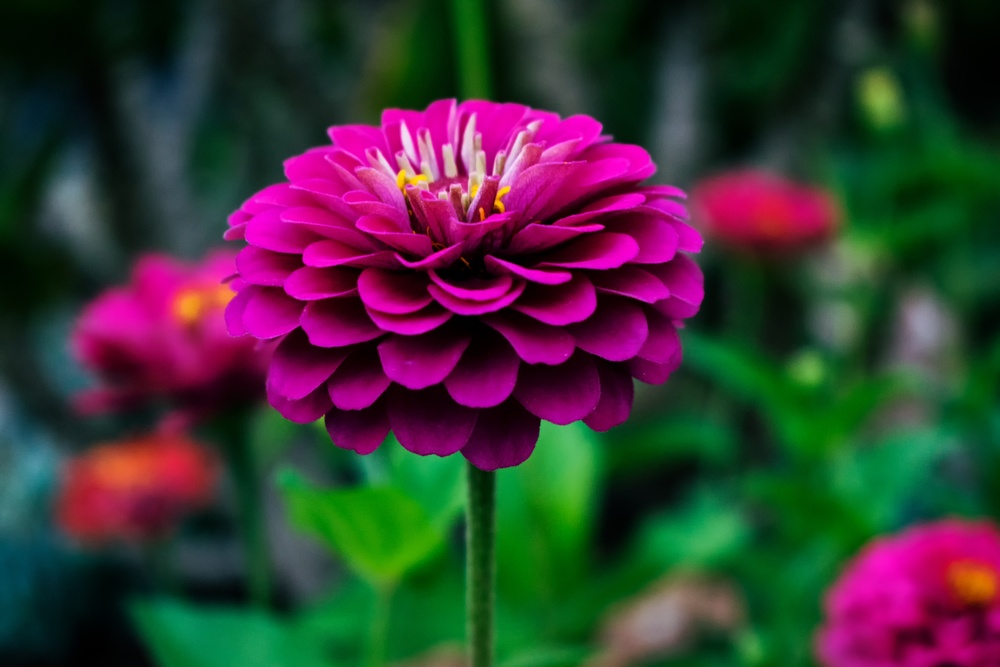
#> input picture task2/img.jpg, 1000 x 667 px, shrunk from 6000 x 4000 before the run
$ jupyter execute task2.ipynb
#> lines starting #> are read from the running program, lines starting #| are printed output that depends on the picture
[cell 1]
import numpy as np
import cv2
import matplotlib.pyplot as plt
image = cv2.imread('img.jpg')
#> image is the input picture: shape (667, 1000, 3); mean B, G, R 53.9, 53.8, 59.7
image_gray = cv2.cvtColor(image, cv2.COLOR_BGR2GRAY)
plt.imshow(image_gray, cmap='gray')

[cell 2]
#task1 Gaussian
mean = 0
stddev = 100
noise_gauss = np.zeros(image_gray.shape, np.uint8)
cv2.randn(noise_gauss, mean, stddev)
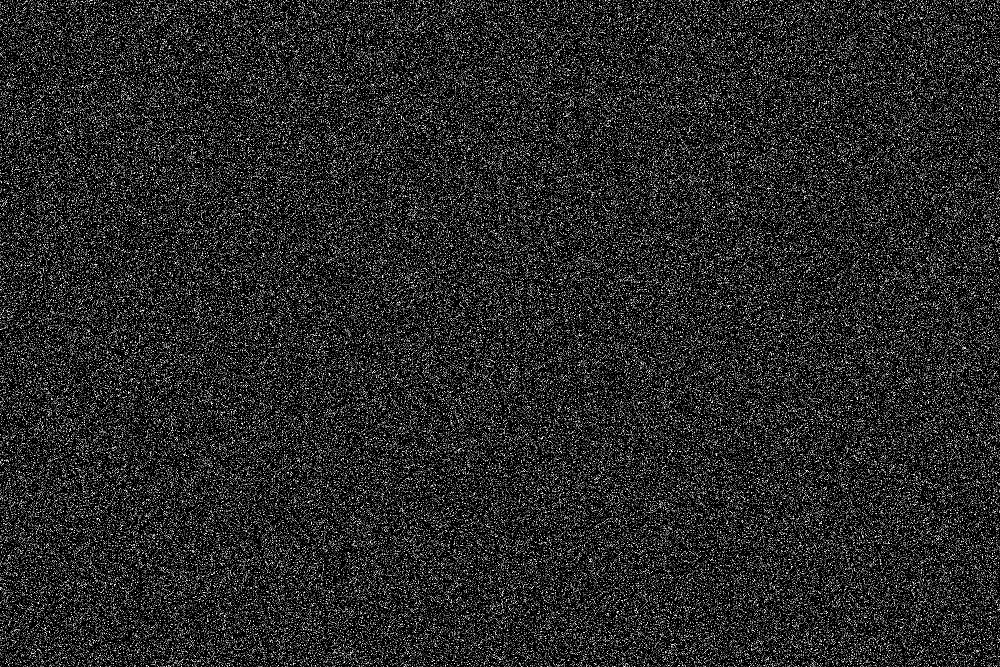
#> noise_gauss: shape (667, 1000); min 0, max 255, mean 39.8
image_noise_gauss = cv2.add(image_gray,noise_gauss)
plt.imshow(image_noise_gauss, cmap="gray")

[cell 3]
#task1 Constant
a = 50
b = 150
noise_constant = np.zeros(image_gray.shape, np.uint8)
cv2.randu(noise_constant, a, b)
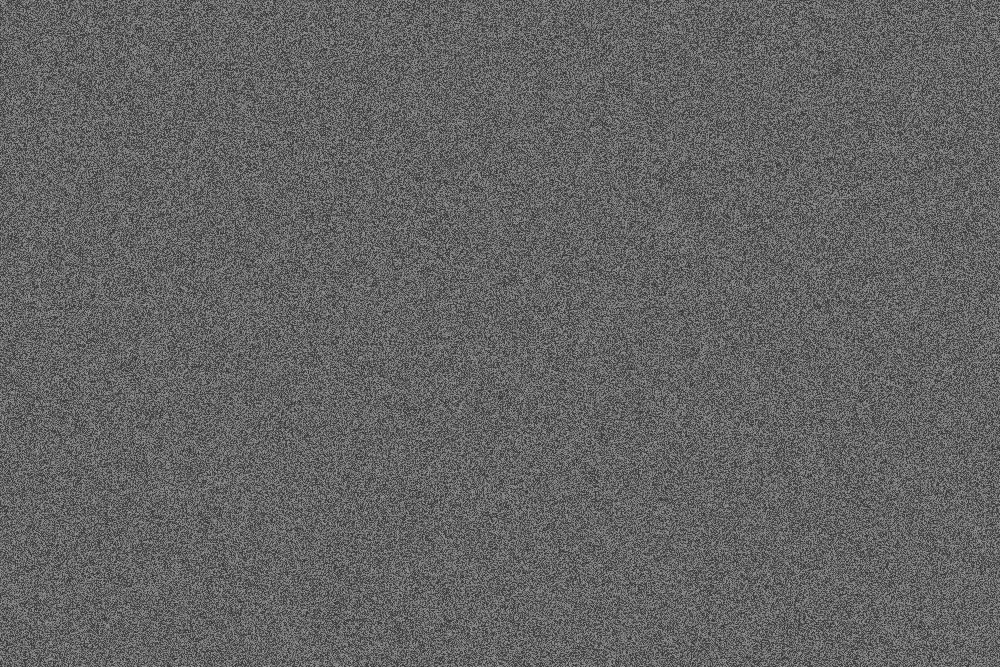
#> noise_constant: shape (667, 1000); min 50, max 149, mean 99.5
image_noise_constant = cv2.add(image_gray, noise_constant)
plt.imshow(image_noise_constant, cmap='gray')

[cell 4]
#task2 Median 1 Gauss
image_gauss_median = cv2.medianBlur(image_noise_gauss, 3)
plt.imshow(image_gauss_median, cmap="gray")

[cell 5]
#task2 Median 2 Gauss
image_gauss_median_2 = cv2.medianBlur(image_noise_gauss, 13)
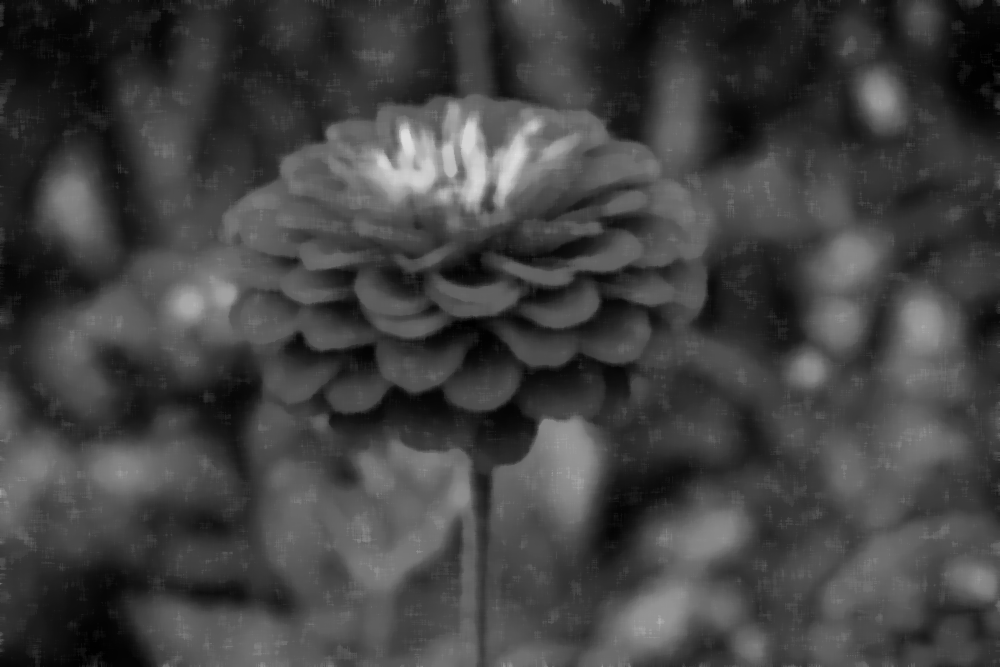
#> image_gauss_median_2: shape (667, 1000); min 0, max 224, mean 65.8
plt.imshow(image_gauss_median_2, cmap="gray")

[cell 6]
#task2 Median 1 Constant
image_constant_median = cv2.medianBlur(image_noise_constant, 3)
plt.imshow(image_constant_median, cmap="gray")

[cell 7]
#task2 Median 2 Constant
image_constant_median_2 = cv2.medianBlur(image_noise_constant, 13)
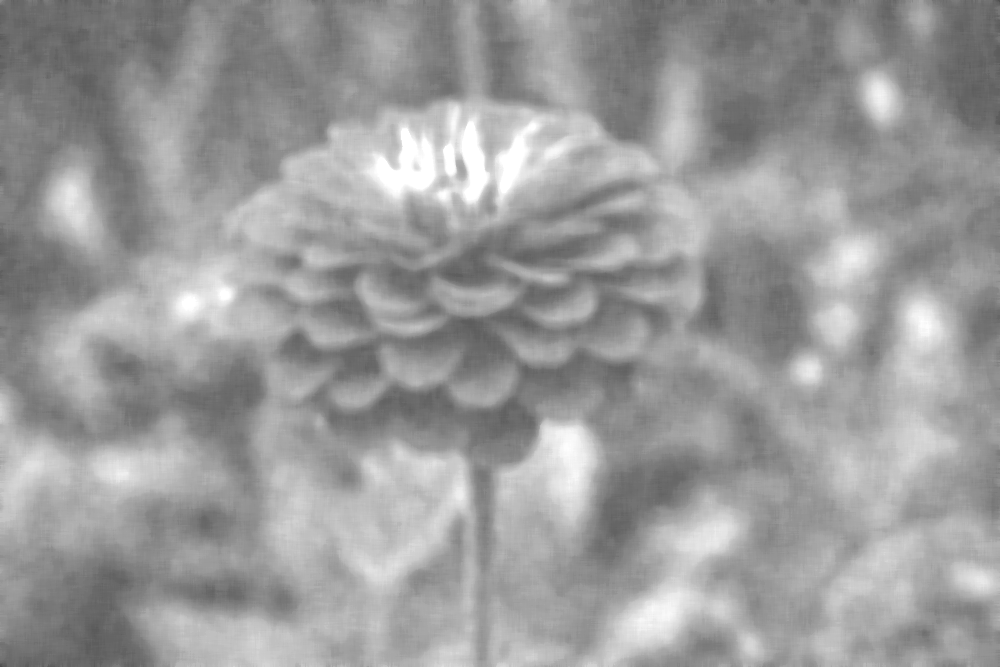
#> image_constant_median_2: shape (667, 1000); min 75, max 255, mean 154.9
plt.imshow(image_constant_median_2, cmap="gray")

[cell 8]
#task2 Gaussian 1 Gauss
image_gauss_gauss = cv2.GaussianBlur(image_noise_gauss,(5,5),0)
plt.imshow(image_gauss_gauss, cmap='gray')

[cell 9]
#task2 Gaussian 2 Gauss
image_gauss_gauss_2 = cv2.GaussianBlur(image_noise_gauss,(11,11),0)
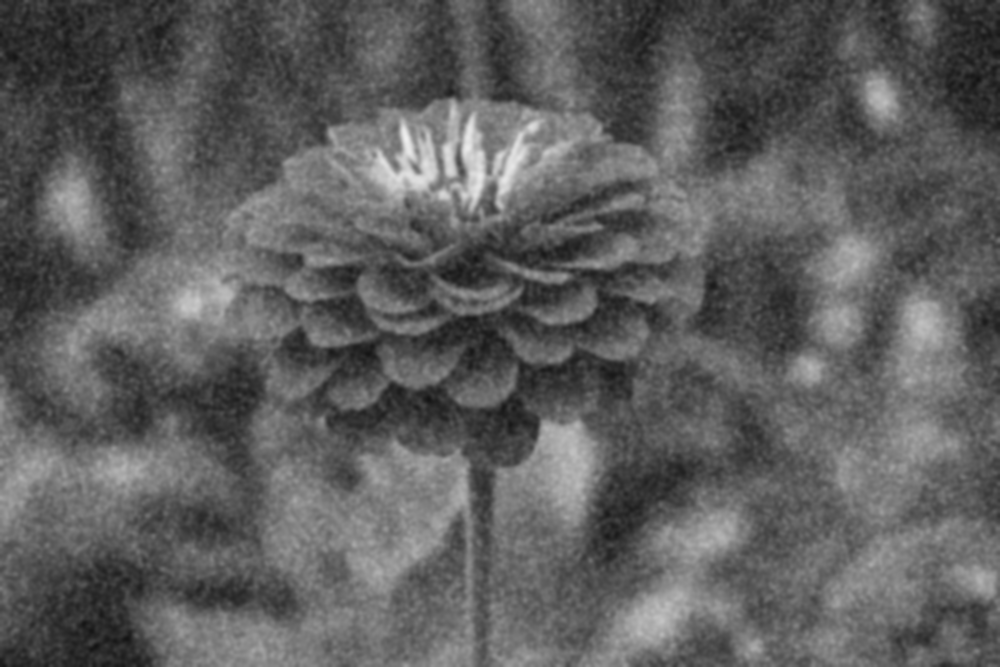
#> image_gauss_gauss_2: shape (667, 1000); min 19, max 239, mean 94.2
plt.imshow(image_gauss_gauss_2, cmap='gray')

[cell 10]
#task2 Gaussian 1 Constant
image_constant_gauss = cv2.GaussianBlur(image_noise_constant,(5,5),0)
plt.imshow(image_constant_gauss, cmap='gray')

[cell 11]
#task2 Gaussian 2 Constant
image_constant_gauss_2 = cv2.GaussianBlur(image_noise_constant,(11,11),0)
plt.imshow(image_constant_gauss_2, cmap='gray')

[cell 12]
#task2 Bil 1 Gauss
image_gauss_bilat = cv2.bilateralFilter(image_noise_gauss,9,75,75)
plt.imshow(image_gauss_bilat, cmap='gray')

[cell 13]
#task2 Bil 2 Gauss
image_gauss_bilat_2 = cv2.bilateralFilter(image_noise_gauss,11,80,25)
plt.imshow(image_gauss_bilat_2, cmap='gray')

[cell 14]
#task2 Bil 1 Constant
image_constant_bilat = cv2.bilateralFilter(image_noise_constant,9,75,75)
plt.imshow(image_constant_bilat, cmap='gray')

[cell 15]
#task2 Bil 2 Constant
image_constant_bilat_2 = cv2.bilateralFilter(image_noise_constant,11,80,25)
plt.imshow(image_constant_bilat_2, cmap='gray')

[cell 16]
#task2 NL 1
image_gauss_nlm = cv2.fastNlMeansDenoising(image_noise_gauss, h = 20)
plt.imshow(image_gauss_nlm, cmap='gray')

[cell 17]
#task2 NL 2
image_gauss_nlm_2 = cv2.fastNlMeansDenoising(image_noise_gauss, h = 50)
plt.imshow(image_gauss_nlm_2, cmap='gray')

[cell 18]
#task2 NL 1 Constant
image_constant_nlm = cv2.fastNlMeansDenoising(image_noise_constant, h = 20)
plt.imshow(image_constant_nlm, cmap='gray')

[cell 19]
#task2 NL 2 Constant
image_constant_nlm_2 = cv2.fastNlMeansDenoising(image_noise_constant, h = 50)
plt.imshow(image_constant_nlm_2, cmap='gray')

[cell 20]
#task3
from skimage.metrics import structural_similarity, mean_squared_error
mse = []
ssim = []
images = [image_gauss_median, image_gauss_median_2, image_gauss_gauss, image_gauss_gauss_2, image_gauss_bilat, image_gauss_bilat_2, image_gauss_nlm, image_gauss_nlm_2]
names = ['Median 1', 'Median 2', 'Gaussian 1', 'Gaussian 2', 'Bil 1', 'Bil 2', 'NL 1', 'NL 2']
for img in images:
    m = mean_squared_error(image_gray, img)
    (s, diff) = structural_similarity(image_gray, img, full=True)
    mse.append(m)
    ssim.append(s)
#> this loop made 8 passes
#> (m, s) on passes 1 to 8: (845.6, 0.202), (199, 0.815), (1729.2, 0.29), (1575.8, 0.57), (1797.2, 0.14), (1642.9, 0.16), (4496.4, 0.041), (1485.6, 0.612)
#> after the loop, mse = [845.6, 199, 1729.2, 1575.8, 1797.2, 1642.9, 4496.4, 1485.6]; ssim = [0.202, 0.815, 0.29, 0.57, 0.14, 0.16, 0.041, 0.612]


best_mse = names[mse.index(min(mse))]
#> best_mse = 'Median 2'
best_ssim = names[ssim.index(max(ssim))]
#> best_ssim = 'Median 2'
print('Gauss: ')
print('best mse:', best_mse)
#| best mse: Median 2
print('best ssim:', best_ssim)
#| best ssim: Median 2

mse = []
ssim = []
images = [image_constant_median, image_constant_median_2, image_constant_gauss, image_constant_gauss_2, image_constant_bilat, image_constant_bilat_2, image_constant_nlm, image_constant_nlm_2]
names = ['Median 1', 'Median 2', 'Gaussian 1', 'Gaussian 2', 'Bil 1', 'Bil 2', 'NL 1', 'NL 2']
for img in images:
    m = mean_squared_error(image_gray, img)
    (s, diff) = structural_similarity(image_gray, img, full=True)
    mse.append(m)
    ssim.append(s)
#> this loop made 8 passes
#> (m, s) on passes 1 to 8: (10089.1, 0.195), (9934.5, 0.495), (9906.2, 0.367), (9871.2, 0.502), (9890.8, 0.428), (9886.1, 0.456), (9908.2, 0.39), (9883.6, 0.525)
#> pass 1, `(s, diff) = structural_similarity(image_gray, img, full=True)`:
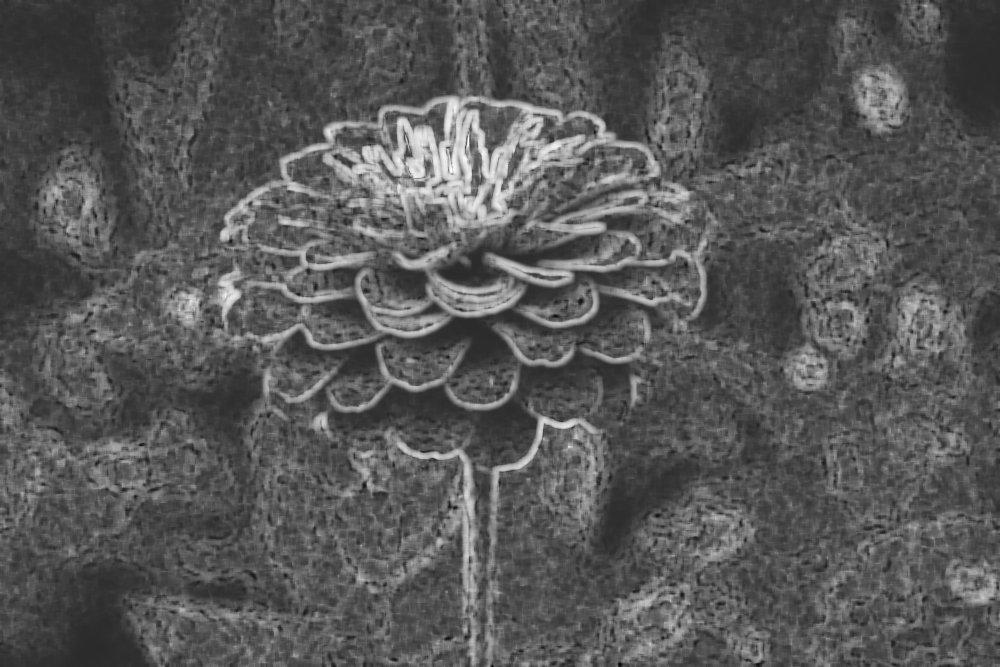
#> diff: shape (667, 1000) float64; min -0.186, max 0.915, mean 0.194; drawn with min black and max white
#> pass 3, `(s, diff) = structural_similarity(image_gray, img, full=True)`:
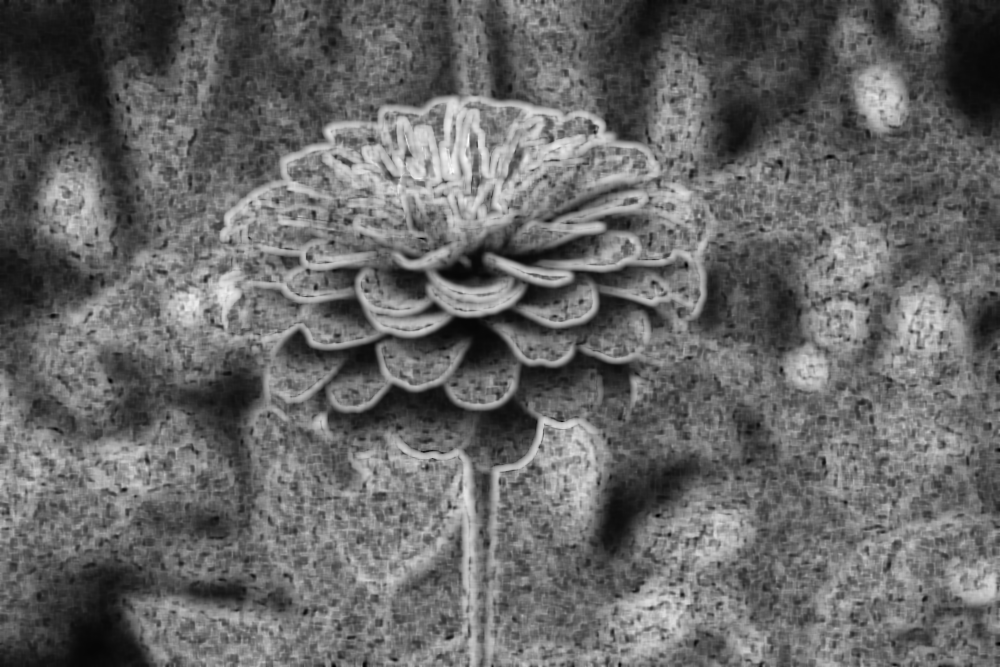
#> diff: shape (667, 1000) float64; min -0.0244, max 0.938, mean 0.366; drawn with min black and max white
#> after the loop, mse = [10089.1, 9934.5, 9906.2, 9871.2, 9890.8, 9886.1, 9908.2, 9883.6]; ssim = [0.195, 0.495, 0.367, 0.502, 0.428, 0.456, 0.39, 0.525]


best_mse = names[mse.index(min(mse))]
#> best_mse = 'Gaussian 2'
best_ssim = names[ssim.index(max(ssim))]
#> best_ssim = 'NL 2'
print('Constant: ')
print('best mse:', best_mse)
#| best mse: Gaussian 2
print('best ssim:', best_ssim)
#| best ssim: NL 2
